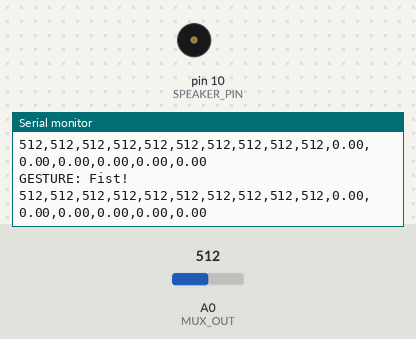
Simulated run of this sketch. Board: Arduino Uno, built with avr-gcc and run on an emulated ATmega328P. On the bench: buzzer (waves = sounding, pin HIGH), the last lines printed to the serial monitor. The test bench sets the inputs (shaded band); at power-on: A0 (MUX_OUT) = 512. The audio player accepts every command and is not drawn; pins used as bus, display or sensor lines are not drawn.

Above: at 2.3 s.
2.4 s: A0 (MUX_OUT) set to 483
At 2.49 s:
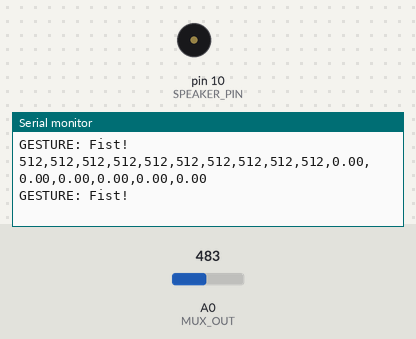
4.7 s: A0 (MUX_OUT) set to 511
At 4.72 s:
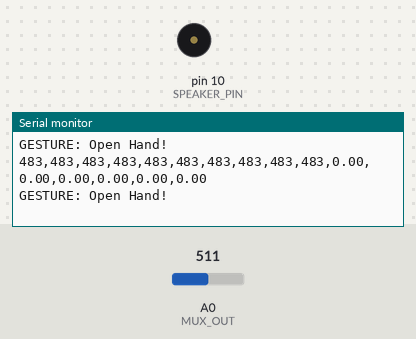
Timing chart, 0 to 7.7 s (numbered marks = the images above; inputs shaded):
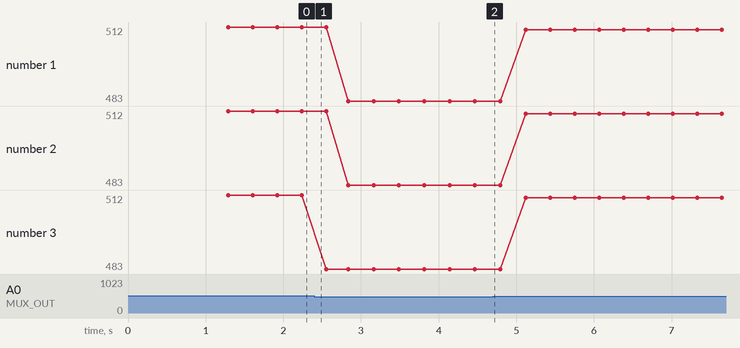

Measured:
- the behaviour switches between 501 and 500 on A0 (MUX_OUT) (found by bisection; images 0 and 1)
- plotted number 1: 512 → 483 after the input at 2.4 s, 483 → 511 after the input at 4.7 s
- plotted number 2: 512 → 483 after the input at 2.4 s, 483 → 511 after the input at 4.7 s
- plotted number 3: 512 → 483 after the input at 2.4 s, 483 → 511 after the input at 4.7 s

The sketch:

FSL_Glove_Main.ino
```cpp
#include <Wire.h>
#include <MPU6050.h>
#include <SoftwareSerial.h>
#include <DFRobotDFPlayerMini.h>

// ============ PIN DEFINITIONS ============
// Flex Sensors (CD74HC4067 Multiplexer)
#define MUX_S0 4
#define MUX_S1 5
#define MUX_S2 6
#define MUX_S3 7
#define MUX_OUT A0

// MPU-6050 (I2C: SDA=A4, SCL=A5)
#define MPU_ADDR 0x68

// HC-05 Bluetooth Module
#define BT_RX 2
#define BT_TX 3

// DFPlayer Mini
#define DF_RX 8
#define DF_TX 9

// Speaker
#define SPEAKER_PIN 10

// ============ OBJECT DECLARATIONS ============
MPU6050 mpu;
SoftwareSerial btSerial(BT_RX, BT_TX);      // RX, TX for HC-05
SoftwareSerial dfSerial(DF_RX, DF_TX);      // RX, TX for DFPlayer Mini
DFRobotDFPlayerMini dfPlayer;

// ============ SENSOR VARIABLES ============
int flexValues[10];           // 10 flex sensors
float accelX, accelY, accelZ; // Accelerometer
float gyroX, gyroY, gyroZ;    // Gyroscope
float tempC;                  // Temperature

// Flex sensor calibration
int flexMin[10] = {200, 200, 200, 200, 200, 200, 200, 200, 200, 200};  // Adjust based on your sensors
int flexMax[10] = {800, 800, 800, 800, 800, 800, 800, 800, 800, 800};  // Adjust based on your sensors

// ============ SETUP ============
void setup() {
  Serial.begin(9600);
  btSerial.begin(9600);       // HC-05 baud rate
  dfSerial.begin(9600);       // DFPlayer Mini baud rate

  // Initialize multiplexer pins
  pinMode(MUX_S0, OUTPUT);
  pinMode(MUX_S1, OUTPUT);
  pinMode(MUX_S2, OUTPUT);
  pinMode(MUX_S3, OUTPUT);
  pinMode(MUX_OUT, INPUT);

  // Initialize speaker pin
  pinMode(SPEAKER_PIN, OUTPUT);

  // Initialize I2C for MPU-6050
  Wire.begin();
  delay(100);

  // Initialize MPU-6050
  if (!mpu.begin(MPU_ADDR)) {
    Serial.println("MPU-6050 connection failed!");
    while (1);
  }
  mpu.setAccelerometerRange(MPU6050_RANGE_16_G);
  mpu.setGyroRange(MPU6050_RANGE_250_DEG);
  mpu.setFilterBandwidth(MPU6050_BAND_21_HZ);

  Serial.println("MPU-6050 initialized!");

  // Initialize DFPlayer Mini
  if (!dfPlayer.begin(dfSerial)) {
    Serial.println("DFPlayer Mini initialization failed!");
  } else {
    Serial.println("DFPlayer Mini initialized!");
    dfPlayer.setTimeOut(500);
    dfPlayer.volume(20);  // Volume: 0-30
  }

  delay(500);
  Serial.println("FSL Glove System Initialized!");
}

// ============ LOOP ============
void loop() {
  // Read flex sensors
  readFlexSensors();

  // Read MPU-6050
  readMPU6050();

  // Send data via Bluetooth
  sendBluetoothData();

  // Gesture recognition (optional)
  recognizeGesture();

  delay(100);  // 100ms sampling rate
}

// ============ READ FLEX SENSORS ============
void readFlexSensors() {
  for (int i = 0; i < 10; i++) {
    selectMuxChannel(i);
    delay(10);  // Give sensor time to stabilize
    flexValues[i] = analogRead(MUX_OUT);
  }
}

// ============ SELECT MUX CHANNEL ============
void selectMuxChannel(int channel) {
  digitalWrite(MUX_S0, channel & 0x01);
  digitalWrite(MUX_S1, (channel >> 1) & 0x01);
  digitalWrite(MUX_S2, (channel >> 2) & 0x01);
  digitalWrite(MUX_S3, (channel >> 3) & 0x01);
}

// ============ READ MPU-6050 ============
void readMPU6050() {
  sensors_event_t accel, gyro, temp;
  mpu.getEvent(&accel, &gyro, &temp);

  accelX = accel.acceleration.x;
  accelY = accel.acceleration.y;
  accelZ = accel.acceleration.z;

  gyroX = gyro.gyro.x;
  gyroY = gyro.gyro.y;
  gyroZ = gyro.gyro.z;

  tempC = temp.temperature;
}

// ============ SEND BLUETOOTH DATA ============
void sendBluetoothData() {
  // Format: FLEX1,FLEX2,...,FLEX10,ACCEL_X,ACCEL_Y,ACCEL_Z,GYRO_X,GYRO_Y,GYRO_Z

  String data = "";

  // Add flex sensor values
  for (int i = 0; i < 10; i++) {
    data += flexValues[i];
    if (i < 9) data += ",";
  }

  // Add accelerometer data
  data += "," + String(accelX, 2);
  data += "," + String(accelY, 2);
  data += "," + String(accelZ, 2);

  // Add gyro data
  data += "," + String(gyroX, 2);
  data += "," + String(gyroY, 2);
  data += "," + String(gyroZ, 2);

  // Send to Bluetooth
  btSerial.println(data);

  // Also print to Serial Monitor for debugging
  Serial.println(data);
}

// ============ GESTURE RECOGNITION ============
void recognizeGesture() {
  // Example: Recognize a "thumbs up" gesture
  // Thumb flex (Flex 1) is high, other fingers are low

  int thumbFlexed = flexValues[0] > (flexMin[0] + flexMax[0]) / 2;
  int indexFlexed = flexValues[1] > (flexMin[1] + flexMax[1]) / 2;
  int middleFlexed = flexValues[2] > (flexMin[2] + flexMax[2]) / 2;
  int ringFlexed = flexValues[3] > (flexMin[3] + flexMax[3]) / 2;
  int pinkyFlexed = flexValues[4] > (flexMin[4] + flexMax[4]) / 2;

  // Thumbs Up: Thumb extended, others flexed
  if (!thumbFlexed && indexFlexed && middleFlexed && ringFlexed && pinkyFlexed) {
    Serial.println("GESTURE: Thumbs Up!");
    playSound(1);  // Play sound 001
    btSerial.println("GESTURE:THUMBS_UP");
  }

  // Peace/Victory: Thumb, Index, Middle extended, others flexed
  if (!thumbFlexed && !indexFlexed && !middleFlexed && ringFlexed && pinkyFlexed) {
    Serial.println("GESTURE: Peace!");
    playSound(2);  // Play sound 002
    btSerial.println("GESTURE:PEACE");
  }

  // Fist: All fingers flexed
  if (thumbFlexed && indexFlexed && middleFlexed && ringFlexed && pinkyFlexed) {
    Serial.println("GESTURE: Fist!");
    playSound(3);  // Play sound 003
    btSerial.println("GESTURE:FIST");
  }

  // Open Hand: All fingers extended
  if (!thumbFlexed && !indexFlexed && !middleFlexed && !ringFlexed && !pinkyFlexed) {
    Serial.println("GESTURE: Open Hand!");
    playSound(4);  // Play sound 004
    btSerial.println("GESTURE:OPEN_HAND");
  }
}

// ============ PLAY SOUND ============
void playSound(int trackNumber) {
  if (dfPlayer.available()) {
    dfPlayer.play(trackNumber);  // Play track number (001.mp3, 002.mp3, etc.)
  }
}

// ============ CALIBRATION FUNCTION (Optional) ============
void calibrateFlexSensors() {
  Serial.println("Calibrating flex sensors...");
  Serial.println("Keep all fingers extended:");

  delay(3000);

  for (int i = 0; i < 10; i++) {
    selectMuxChannel(i);
    delay(10);
    flexMin[i] = analogRead(MUX_OUT);
  }

  Serial.println("Now make a fist:");
  delay(3000);

  for (int i = 0; i < 10; i++) {
    selectMuxChannel(i);
    delay(10);
    flexMax[i] = analogRead(MUX_OUT);
  }

  Serial.println("Calibration complete!");
  for (int i = 0; i < 10; i++) {
    Serial.print("Flex ");
    Serial.print(i + 1);
    Serial.print(" - Min: ");
    Serial.print(flexMin[i]);
    Serial.print(" Max: ");
    Serial.println(flexMax[i]);
  }
}
```
